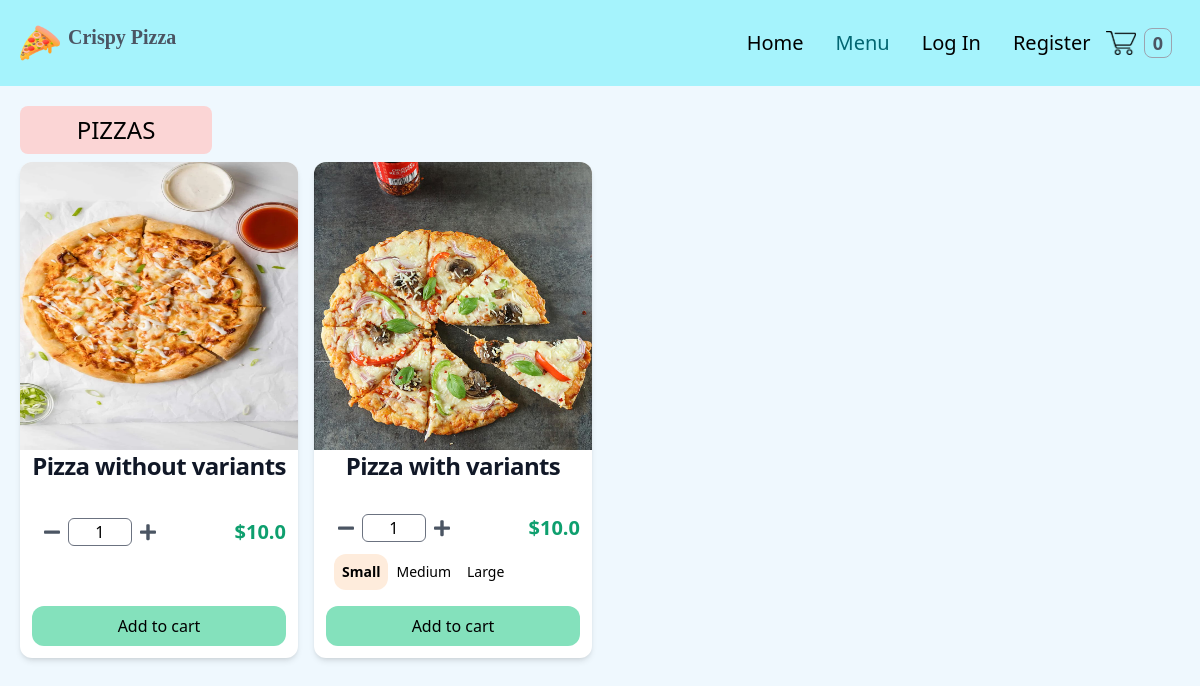
The app's page /pizza/ with its own data.
### store/models.py (models this page shows, shortened)
class Product(models.Model):
    id = models.UUIDField(primary_key=True, default=uuid.uuid4, editable=False)
    name = models.CharField(max_length=100)
    price = models.DecimalField(
        max_digits=6, decimal_places=2, blank=True, null=True)
    desc = models.TextField(max_length=500, blank=True, null=True)
    image = models.ImageField(blank=True, upload_to='images')
    created_at = models.DateField(auto_now_add=True)
    updated_at = models.DateField(auto_now=True)
    product_category = models.ForeignKey(
        "Category", on_delete=models.CASCADE, null=True, blank=True)
    class Meta:
        ordering = ('product_category',)
    def image_tag(self):
        if self.image:
            return mark_safe(f'<img src="{self.image.url}" width="100" height="100" />')
    image_tag.short_description = 'Image'
    @property
    def get_product_variants(self):
        variants = self.productvariant_set.all()
        return variants
    @property
    def has_variants(self):
        if self.productvariant_set.count() > 0:
            return True
        else:
            return False

class ProductVariant(models.Model):
    title = models.CharField(max_length=100, blank=True, null=True)
    product = models.ForeignKey(Product, on_delete=models.CASCADE)
    size = models.ForeignKey(Size, on_delete=models.CASCADE)
    price = models.DecimalField(max_digits=6, decimal_places=2)

class Size(models.Model):
    name = models.CharField(max_length=20, blank=True, null=True, unique=True)
    def __str__(self):
        return self.name

### store/views.py (the view)
# urls.py: path('pizza/', views.pizzas, name='pizzas'),
def pizzas(request):
    products = Product.objects.filter(product_category__name="Pizza")
    context = {'products': products}
    return render(request, 'store/pizzas.html', context=context)

### store/context_processors.py (called while the page is built)
def get_cart_quantity(request):
    if request.user.is_authenticated:
        try:
            customer = request.user.customer
        except:
            number_of_items = 0
    else:
        try:
            customer, created = Customer.objects.get_or_create(
                device=request.COOKIES['device'])
        except:
            number_of_items = 0
    try:
        customer_order = Order.objects.filter(
            customer=customer, complete=False)[0]
        number_of_items = customer_order.get_cart_items
    except:
        number_of_items = 0
    return {'cart_quantity': number_of_items}

### store/templates/store/pizzas.html (shortened to what this page needs)
{% extends "store/base.html" %} {% block content %} {% load static %}
<div class="flex flex-col items-center">
  <h1
    class="mt-5 text-2xl text-center uppercase rounded-lg ml-5 mr-auto py-2 w-48 bg-red-200"
  >
    Pizzas
  </h1>
  <div
    class="grid sm:grid-cols-1 md:grid-cols-3 lg:grid-cols-4 xl:grid-cols-5 2xl:grid-cols-6 mx-3"
  >
    {% for product in products %}
    <div
      class="flex flex-col m-2 bg-white rounded-xl shadow-md individual-container"
    >
      {% if product.image %}
      <img
        class="h-72 w-full rounded-t-xl"
        src="{{ product.image.url }}"
        alt=""
      />
      {% endif %}
      <h5
        class="mb-2 text-center text-2xl font-semibold tracking-tight text-gray-900"
      >
        {{product.name}}
      </h5>
      <form
        action="{% url 'order:add_to_cart' product.id %}"
        method="post"
        class="text-center items-center mt-auto p-3"
        id="product-form"
      >
        <div class="flex my-3">
          <div class="flex ml-3 w-4/5">
            <button class="decrement" type="button">
              <svg class="fill-current text-gray-600 w-4" viewBox="0 0 448 512">
                <path
                  d="M416 208H32c-17.67 0-32 14.33-32 32v32c0 17.67 14.33 32 32 32h384c17.67 0 32-14.33 32-32v-32c0-17.67-14.33-32-32-32z"
                />
              </svg>
            </button>
            <input
              class="w-1/3 h-7 mx-2 text-center rounded-md"
              type="number"
              value="1"
              name="quantity"
              min="1"
              oninput="validity.valid||(value='1');"
              required
            />
            <button class="increment" type="button">
            </button>
          </div>
          {% if product.has_variants %}
          <div class="flex items-center font-bold text-xl text-green-500">
            {% for variant in product.get_product_variants %}
            <p
              class="prices-{{forloop.parentloop.counter}} {{variant.size}}-{{forloop.parentloop.counter}} {% if not forloop.first %} hidden {% endif %}"
            >
              ${{variant.price|floatformat:1}}
            </p>
            {% endfor %}
          </div>
          {% else %}
          <div class="flex items-center font-bold text-xl text-green-500">
            <p>${{product.price|floatformat:1}}</p>
          </div>
          {% endif %}
        </div>
        {% if product.has_variants %}
        <div class="flex m-2 w-1/2">
          {% for variant in product.get_product_variants%}
          <div class="flex">
            <label
              for="{{variant.size}}-{{forloop.parentloop.counter}}"
              class="cursor-pointer select-none rounded-xl p-2 text-sm text-center peer-checked:font-bold
              {% if forloop.counter == 1 %} peer-checked:bg-orange-100
              {% elif forloop.counter == 2 %} peer-checked:bg-orange-200
              {% elif forloop.counter == 3 %} peer-checked:bg-orange-300
              {% else %} peer-checked:bg-orange-400 {% endif %}"
              >{{variant.size}}
            </label>
          </div>
          {% endfor %}
        </div>
        {% else %}
        <div class="p-5"></div>
        {% endif %}
        <div class="flex">
          <button
            class="bg-green-300 hover:bg-green-500 rounded-xl w-full py-2 mt-2 js-add"
            type="button"
          >
            Add to cart
          </button>
        </div>
      </form>
    </div>
    {% endfor %}
  </div>
</div>
{% endblock %}

### records on screen
Product: image (picture), name "Pizza without variants", price "10.0"
Product: image (picture), name "Pizza with variants"
ProductVariant: price "10.0", size "Small"
ProductVariant: size "Medium"
ProductVariant: size "Large"

### other values on screen
{{ cart_quantity }} "0"
